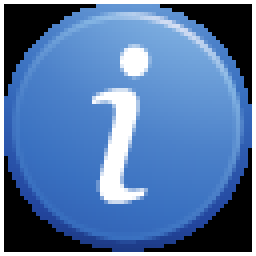
#> input picture images/ball.png, 64 x 64 px (shown 4 times larger)
$ python -i utils.py   (imports and definitions only)
#> lines starting #> are read from the running program, lines starting #| are printed output that depends on the picture; after the words box and inside, x2 and y2 are one past the last pixel; in counts of white or black regions, pixels touching at a corner belong together
#> further down, picture is the input picture: shape (64, 64, 3); mean B, G, R 167.5, 118.3, 83.3
# -*- encoding: utf-8 -*-

import cv2
import numpy as np
import scipy.interpolate


class Histogram1D :

    def __init__(self) :
        self.histSize = [256,]
        self.hranges = [0.0, 256.0]
        self.ranges = self.hranges
        self.channels = list(range(1))

    def getHistogram(self, image) :
        if isGray(image) :
            gray = image
        else :
            gray = cv2.cvtColor(image, cv2.COLOR_BGR2GRAY)
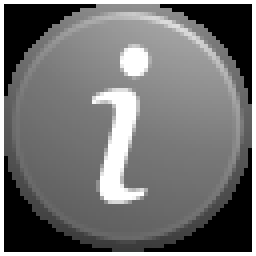
#> gray: shape (64, 64) (shown 4 times larger); min 0, max 255, mean 113.4
        return cv2.calcHist(
            [gray],
            self.channels,
            None,
            self.histSize,
            self.ranges
        )

    def getHistogramImage(self, image) :

        bins = np.arange(self.histSize[0]).reshape(self.histSize[0], 1)
        hpoint = np.int32(0.90 * self.histSize[0])

        histo = self.getHistogram(image)
#> histo = 256 values, max 778 at index 0, min 0 at index 1, mean 16
        cv2.normalize(histo, histo, 0, hpoint, cv2.NORM_MINMAX)
        histo = np.int32(np.around(histo))
#> histo = 256 values, max 230 at index 0, min 0 at index 1, mean 4.71
        pts = np.column_stack((bins, 255 - histo))
#> pts = 256 pairs, first value 0 to 255, second value 25 to 255
        pts = np.vstack((pts, [0, 255]))
#> pts = 257 pairs, first value 0 to 255, second value 25 to 255

        imgHisto = np.full(
            (self.histSize[0], self.histSize[0]),
            255,
            dtype=np.uint8
        )
        cv2.fillPoly(imgHisto, [pts], 128)
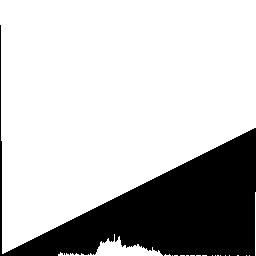
#> imgHisto: shape (256, 256); values 128 (black) and 255 (white), 75.6% white; 1 black region, box (x1, y1, x2, y2) and area: (0, 25, 256, 256) 15981
        cv2.polylines(imgHisto, [pts], False, 0)
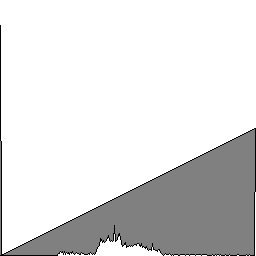
#> imgHisto: shape (256, 256); 1.46% of pixels changed, all inside (x1, y1, x2, y2) = (0, 25, 256, 256)

        return imgHisto


class HistogramBGR :

    # [16 lines left out: functions __init__, getHistogram, not called in this run]


class HistogramHSV :

    # [119 lines left out: functions __init__, getHistogramHS, getHistogramH, getHistogramS, getHistogramV, createCurveFunc and 4 more, not called in this run]


def isGray(image):
    """Return True if the image has one channel per pixel."""

    return image.ndim < 3


# [5 lines left out: function widthHeightDividedBy, not called in this run]

>>> import cv2
>>> picture = cv2.imread('../images/ball.png')
>>> result = Histogram1D().getHistogramImage(picture)

$ run again, on images/paddle.png
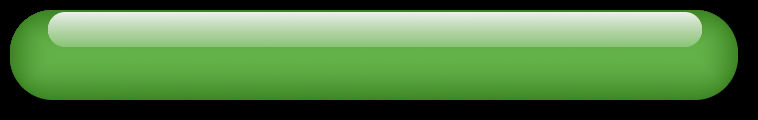
#> input picture images/paddle.png, 758 x 120 px
#> picture is the input picture: shape (120, 758, 3); mean B, G, R 70, 127.1, 84.8
#> in getHistogram, `gray = cv2.cvtColor(image, cv2.COLOR_BGR2GRAY)`:
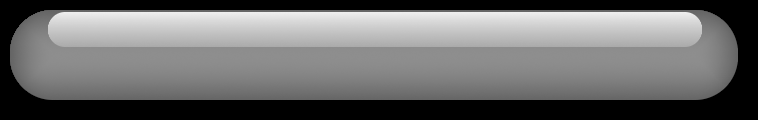
#> gray: shape (120, 758); min 0, max 238, mean 108
#> in getHistogramImage, `histo = self.getHistogram(image)`: histo = 256 values, max 26912 at index 0, min 0 at index 1, mean 355.3
#> in getHistogramImage, `histo = np.int32(np.around(histo))`: histo = 256 values, max 230 at index 0, min 0 at index 1, mean 3.05
#> in getHistogramImage, `pts = np.column_stack((bins, 255 - histo))`: pts = 256 pairs, first value 0 to 255, second value 25 to 255
#> in getHistogramImage, `pts = np.vstack((pts, [0, 255]))`: pts = 257 pairs, first value 0 to 255, second value 25 to 255
#> in getHistogramImage, `cv2.polylines(imgHisto, [pts], False, 0)`:
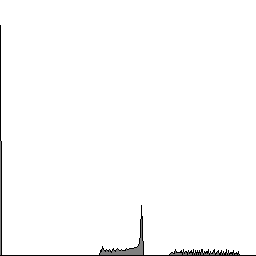
#> imgHisto: shape (256, 256); min 0, max 255, mean 251
